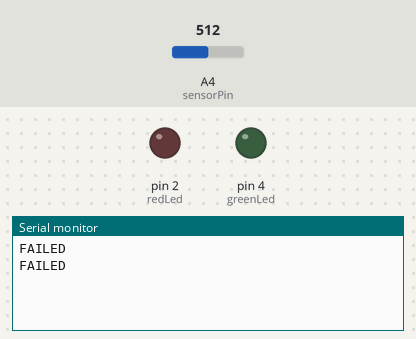
This sketch was run on a simulated Arduino Uno, built with avr-gcc and run on an emulated ATmega328P. Parts: output pins drawn as LEDs (lit = HIGH), the last lines printed to the serial monitor. The inputs (shaded band) are chosen by the test bench; at power-on: A4 (sensorPin) = 512.

Above: at 1.8 s.
1.9 s: A4 (sensorPin) set to 234
At 2.8 s:
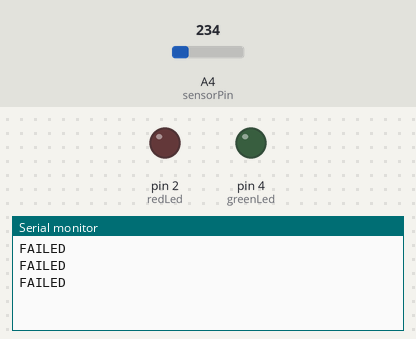
3.4 s: A4 (sensorPin) set to 218
At 4.8 s:
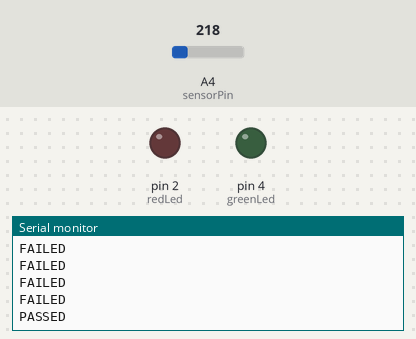

The sketch:

Parkinsons_Stage_One.ino
```cpp
#define greenLed 4
#define redLed 2
#define sensorPin A4

int sensorValue=0;

// Characteristics related to LDR
const float GAMMA = 0.7;
const float RL10 = 50;
const float time=10;

void setup() {
  // put your setup code here, to run once:
 Serial.begin(9600);
 pinMode(greenLed,OUTPUT);
 pinMode (redLed, OUTPUT);
 pinMode(sensorPin, INPUT);
 digitalWrite(greenLed,LOW);
 digitalWrite(redLed, LOW);
}

void loop() {
  // put your main code here, to run repeatedly:
 sensorValue= analogRead(A4);
float voltage = sensorValue / 1024. * 5;
float resistance = 2000 * voltage / (1 - voltage / 5);
float lux = pow(RL10 * 1e3 * pow(10, GAMMA) / resistance, (1 / GAMMA));

if (lux>600){Serial.println("PASSED");
delay(1000);}
else {
Serial.println("FAILED");
delay(1000);
}
}
```

Measured:
- the behaviour switches between 227 and 226 on A4 (sensorPin) (found by bisection; images 1 and 2)
- after the input at 3.4 s, the serial monitor: prints a new line after 0.60 s (image 2)
